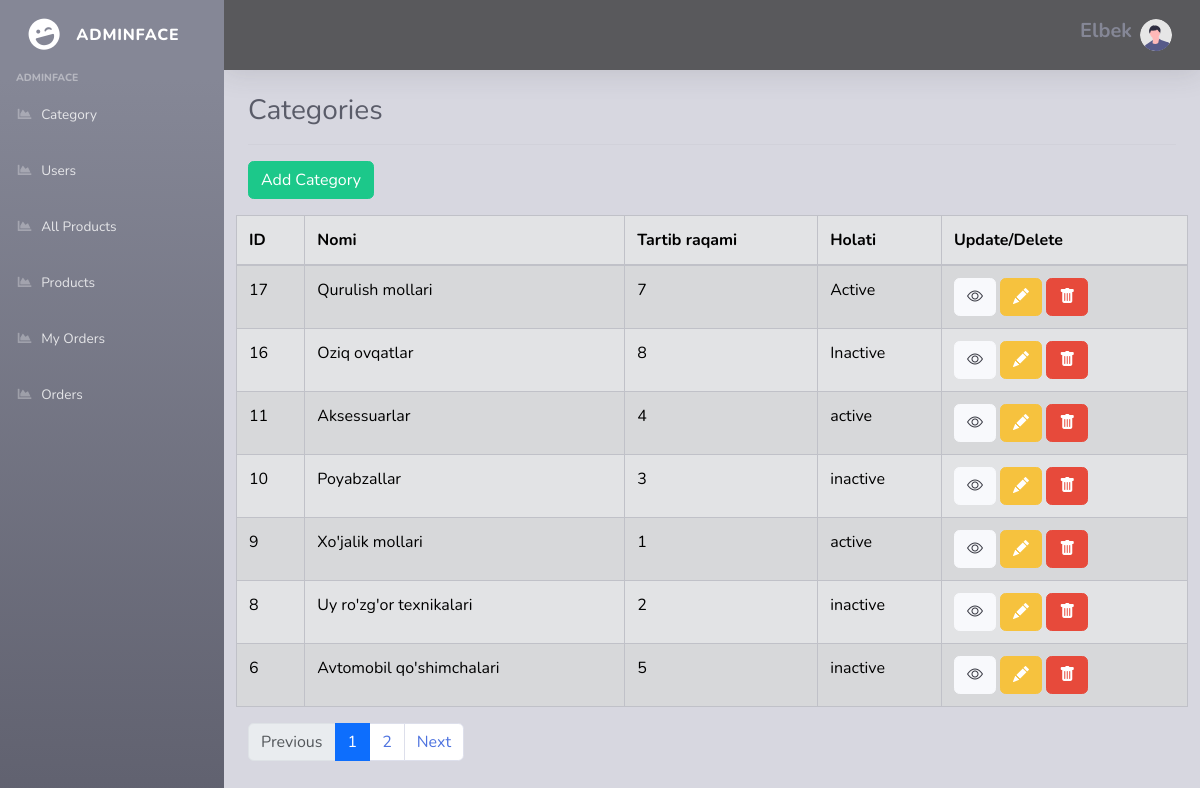
/admin/index.php (signed in), run on the app's committed database.
### tables this page shows
CREATE TABLE `categories` (
  `id` int NOT NULL,
  `name` varchar(255) NOT NULL,
  `tr` int NOT NULL,
  `active` varchar(25) NOT NULL DEFAULT 'inactive'
);

### admin/index.php (the view, shortened to what this page needs)
<?php
$con = new PDO("mysql:host=localhost;dbname=onlinedukon", 'root', 'root');
$limit = 7;
$sql = "SELECT COUNT(*) as count FROM categories";
$rawCount = $con->query($sql)->fetch(PDO::FETCH_ASSOC);
$countPages = ceil($rawCount['count'] / $limit);
if (isset($_GET['page'])) {
    $page = $_GET['page'];
    $pn = ($page - 1) * $limit;
} else {
    $pn = 0;
    $page = 1;
}
$sql = "SELECT * FROM categories ORDER BY id DESC LIMIT {$pn},{$limit}";
$result = $con->query($sql);
$categories = $result->fetchAll(PDO::FETCH_ASSOC);
?>
<!DOCTYPE html>
<html lang="en">
<head>
    <link rel="stylesheet" href="https://cdn.jsdelivr.net/npm/bootstrap-icons@1.11.3/font/bootstrap-icons.min.css">
    <link href="https://cdn.jsdelivr.net/npm/bootstrap@5.3.3/dist/css/bootstrap.min.css" rel="stylesheet">
    <link href="../assets/vendor/fontawesome-free/css/all.min.css" rel="stylesheet" type="text/css">
    <link href="../assets/css/sb-admin-2.min.css" rel="stylesheet">
</head>
<body id="page-top">
    <div id="wrapper">
        <ul class="navbar-nav bg-gradient-secondary sidebar sidebar-dark accordion" id="accordionSidebar">
            <a class="sidebar-brand d-flex align-items-center justify-content-center" href="index.php">
                <div class="sidebar-brand-icon rotate-n-15">
                    <i class="fas fa-laugh-wink"></i>
                </div>
                <div class="sidebar-brand-text mx-3">Adminface</div>
            </a>
            <div class="sidebar-heading">
                Adminface
            </div>
            <?php
            if ($_SESSION['role'] == 'admin') { ?>
                <li class="nav-item">
                    <a class="nav-link" href="index.php">
                        <i class="fas fa-fw fa-chart-area"></i>
                        <span>Category</span></a>
                </li>
                <li class="nav-item">
                    <a class="nav-link" href="users.php">
                        <i class="fas fa-fw fa-chart-area"></i>
                        <span>Users</span></a>
                </li>
                <li class="nav-item">
                    <a class="nav-link" href="products.php">
                        <i class="fas fa-fw fa-chart-area"></i>
                        <span>All Products</span></a>
                </li>
            <?php } ?>
            <li class="nav-item">
                <a class="nav-link" href="adminProducts.php">
                    <i class="fas fa-fw fa-chart-area"></i>
                    <span>Products</span></a>
            </li>
            <li class="nav-item">
                <a class="nav-link" href="myOrders.php">
                    <i class="fas fa-fw fa-chart-area"></i>
                    <span>My Orders</span></a>
            </li>
            <li class="nav-item">
                <a class="nav-link" href="orders.php">
                    <i class="fas fa-fw fa-chart-area"></i>
                    <span>Orders</span></a>
            </li>
        </ul>
        <div id="content-wrapper" class="d-flex flex-column" style="background-color: #d7d7e0;">
            <div id="content">
                <nav class="navbar navbar-expand topbar mb-4 static-top shadow" style="background-color: #59595c;">
                    <ul class="navbar-nav ml-auto">
                        <li class="nav-item dropdown no-arrow">
                            <a class="nav-link dropdown-toggle" href="#" id="userDropdown" role="button"
                                data-toggle="dropdown" aria-haspopup="true" aria-expanded="false">
                                <span class="mr-2 d-none d-lg-inline text-gray-600">
                                    <h5 style="font-weight:700"><?= $_SESSION['name'] ?></h5>
                                </span>
                                <img class="img-profile rounded-circle"
                                    src="../assets/img/undraw_profile.svg">
                            </a>
                        </li>
                    </ul>
                </nav>
                <div class="container-fluid">
                    <div class="d-sm-flex align-items-center justify-content-between">
                        <h1 class="h3 mb-0 text-gray-800">Categories</h1>
                    </div>
                    <hr>
                </div>
                <button type="button" class="btn btn-success ml-4" data-bs-toggle="modal" data-bs-target="#CreateModal">
                    Add Category
                </button>
                <div class="container">
                    <div class="row">
                        <table class="table table-secondary table-striped table-bordered mt-3" id="dataTable" cellspacing="0">
                            <thead>
                                <tr>
                                    <th>ID</th>
                                    <th>Nomi</th>
                                    <th>Tartib raqami</th>
                                    <th>Holati</th>
                                    <th>Update/Delete</th>
                                </tr>
                            </thead>
                            <tbody>
                                <?php
                                foreach ($categories as $category) { ?>
                                    <tr>
                                        <td><?= $category['id'] ?></td>
                                        <td><?= $category['name'] ?></td>
                                        <td><?= $category['tr'] ?></td>
                                        <td><?= $category['active'] ?></td>
                                        <td>
                                            <button type="button" class="btn btn-light" data-bs-toggle="modal" data-bs-target="#viewModal<?= $category['id'] ?>">
                                                <i class="bi bi-eye"></i>
                                            </button>
                                            <button type="button" class="btn btn-warning" data-bs-toggle="modal" data-bs-target="#editModal<?= $category['id'] ?>">
                                                <i class="bi bi-pencil-fill"></i>
                                            </button>
                                            <button type="button" class="btn btn-danger" data-bs-toggle="modal" data-bs-target="#deleteModal<?= $category['id'] ?>">
                                                <i class="bi bi-trash-fill"></i>
                                            </button>
                                        </td>
                                    <?php }
                                    ?>
                                    </tr>
                            </tbody>
                        </table>
                    </div>
                </div>
                <nav aria-label="Page navigation example">
                    <ul class="pagination justify-content-start ml-4">
                        <li class="page-item">
                            <a class="page-link <?= ($page == 1) ? "disabled" : "" ?>" href="<?php if ($page > 1) echo "?page=" . ($page - 1) ?>">Previous</a>
                        </li>
                        <?php
                        for ($i = 1; $i <= $countPages; $i++) { ?>
                            <li class="page-item"><a class="page-link <?= ($page == $i) ? "active" : "" ?>" href="?page=<?= $i ?>"><?= $i ?></a></li>
                        <?php }
                        ?>
                        <li class="page-item">
                            <a class="page-link <?= ($page == $countPages) ? "disabled" : "" ?>" href="<?php if ($page < $countPages) echo "?page=" . ($page + 1) ?>">Next</a>
                        </li>
                    </ul>
                </nav>
            </div>
        </div>
    </div>
</body>
</html>

### data on the page
categories: id "17", name "Qurulish mollari", tr "7", active "Active"
categories: id "16", name "Oziq ovqatlar", tr "8", active "Inactive"
categories: id "11", name "Aksessuarlar", tr "4", active "active"
categories: id "10", name "Poyabzallar", tr "3", active "inactive"
categories: id "9", name "Xo'jalik mollari", tr "1", active "active"
categories: id "8", name "Uy ro'zg'or texnikalari", tr "2", active "inactive"
categories: id "6", name "Avtomobil qo'shimchalari", tr "5", active "inactive"

### other printed values
$_SESSION['name'] "Elbek"
